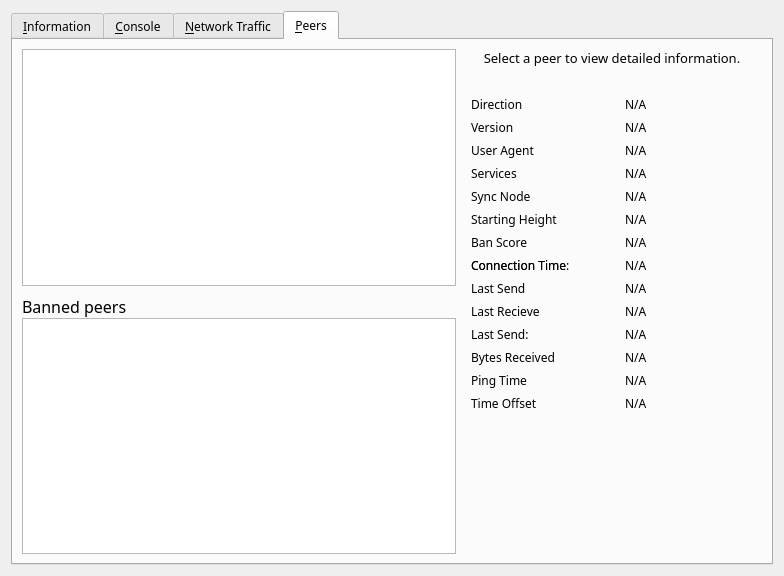
<?xml version="1.0" encoding="UTF-8"?>
<ui version="4.0">
 <class>RPCConsole</class>
 <widget class="QWidget" name="RPCConsole">
  <property name="geometry">
   <rect>
    <x>0</x>
    <y>0</y>
    <width>784</width>
    <height>576</height>
   </rect>
  </property>
  <property name="font">
   <font>
    <family>Sawasdee</family>
   </font>
  </property>
  <property name="windowTitle">
   <string>Debug window</string>
  </property>
  <layout class="QVBoxLayout" name="verticalLayout_2">
   <item>
    <widget class="QTabWidget" name="tabWidget">
     <property name="currentIndex">
      <number>3</number>
     </property>
     <widget class="QWidget" name="tab_info">
      <attribute name="title">
       <string>&amp;Information</string>
      </attribute>
      <layout class="QGridLayout" name="gridLayout" columnstretch="0,1">
       <property name="horizontalSpacing">
        <number>12</number>
       </property>
       <item row="0" column="0">
        <widget class="QLabel" name="label_9">
         <property name="font">
          <font>
           <weight>75</weight>
           <bold>true</bold>
          </font>
         </property>
         <property name="text">
          <string>General</string>
         </property>
        </widget>
       </item>
       <item row="1" column="0">
        <widget class="QLabel" name="label_5">
         <property name="text">
          <string>Client name</string>
         </property>
        </widget>
       </item>
       <item row="1" column="1">
        <widget class="QLabel" name="clientName">
         <property name="cursor">
          <cursorShape>IBeamCursor</cursorShape>
         </property>
         <property name="text">
          <string>N/A</string>
         </property>
         <property name="textFormat">
          <enum>Qt::PlainText</enum>
         </property>
         <property name="textInteractionFlags">
          <set>Qt::LinksAccessibleByMouse|Qt::TextSelectableByKeyboard|Qt::TextSelectableByMouse</set>
         </property>
        </widget>
       </item>
       <item row="2" column="0">
        <widget class="QLabel" name="label_6">
         <property name="text">
          <string>Client version</string>
         </property>
        </widget>
       </item>
       <item row="2" column="1">
        <widget class="QLabel" name="clientVersion">
         <property name="cursor">
          <cursorShape>IBeamCursor</cursorShape>
         </property>
         <property name="text">
          <string>N/A</string>
         </property>
         <property name="textFormat">
          <enum>Qt::PlainText</enum>
         </property>
         <property name="textInteractionFlags">
          <set>Qt::LinksAccessibleByMouse|Qt::TextSelectableByKeyboard|Qt::TextSelectableByMouse</set>
         </property>
        </widget>
       </item>
       <item row="3" column="0">
        <widget class="QLabel" name="label_14">
         <property name="text">
          <string>Using OpenSSL version</string>
         </property>
         <property name="indent">
          <number>10</number>
         </property>
        </widget>
       </item>
       <item row="3" column="1">
        <widget class="QLabel" name="openSSLVersion">
         <property name="cursor">
          <cursorShape>IBeamCursor</cursorShape>
         </property>
         <property name="text">
          <string>N/A</string>
         </property>
         <property name="textFormat">
          <enum>Qt::PlainText</enum>
         </property>
         <property name="textInteractionFlags">
          <set>Qt::LinksAccessibleByMouse|Qt::TextSelectableByKeyboard|Qt::TextSelectableByMouse</set>
         </property>
        </widget>
       </item>
       <item row="4" column="0">
        <widget class="QLabel" name="label_12">
         <property name="text">
          <string>Build date</string>
         </property>
        </widget>
       </item>
       <item row="4" column="1">
        <widget class="QLabel" name="buildDate">
         <property name="cursor">
          <cursorShape>IBeamCursor</cursorShape>
         </property>
         <property name="text">
          <string>N/A</string>
         </property>
         <property name="textFormat">
          <enum>Qt::PlainText</enum>
         </property>
         <property name="textInteractionFlags">
          <set>Qt::LinksAccessibleByMouse|Qt::TextSelectableByKeyboard|Qt::TextSelectableByMouse</set>
         </property>
        </widget>
       </item>
       <item row="5" column="0">
        <widget class="QLabel" name="label_13">
         <property name="text">
          <string>Startup time</string>
         </property>
        </widget>
       </item>
       <item row="5" column="1">
        <widget class="QLabel" name="startupTime">
         <property name="cursor">
          <cursorShape>IBeamCursor</cursorShape>
         </property>
         <property name="text">
          <string>N/A</string>
         </property>
         <property name="textFormat">
          <enum>Qt::PlainText</enum>
         </property>
         <property name="textInteractionFlags">
          <set>Qt::LinksAccessibleByMouse|Qt::TextSelectableByKeyboard|Qt::TextSelectableByMouse</set>
         </property>
        </widget>
       </item>
       <item row="6" column="0">
        <widget class="QLabel" name="label_11">
         <property name="font">
          <font>
           <weight>75</weight>
           <bold>true</bold>
          </font>
         </property>
         <property name="text">
          <string>Network</string>
         </property>
        </widget>
       </item>
       <item row="7" column="0">
        <widget class="QLabel" name="label_8">
         <property name="text">
          <string>Name</string>
         </property>
        </widget>
       </item>
       <item row="7" column="1">
        <widget class="QLabel" name="networkName">
         <property name="cursor">
          <cursorShape>IBeamCursor</cursorShape>
         </property>
         <property name="text">
          <string>N/A</string>
         </property>
         <property name="textFormat">
          <enum>Qt::PlainText</enum>
         </property>
         <property name="textInteractionFlags">
          <set>Qt::LinksAccessibleByMouse|Qt::TextSelectableByKeyboard|Qt::TextSelectableByMouse</set>
         </property>
        </widget>
       </item>
       <item row="8" column="0">
        <widget class="QLabel" name="masternodeCountLabel">
         <property name="text">
          <string>Number of Masternodes</string>
         </property>
        </widget>
       </item>
       <item row="8" column="1">
        <widget class="QLabel" name="masternodeCount">
         <property name="text">
          <string>N/A</string>
         </property>
        </widget>
       </item>
       <item row="9" column="0">
        <widget class="QLabel" name="label_7">
         <property name="text">
          <string>Number of connections</string>
         </property>
        </widget>
       </item>
       <item row="9" column="1">
        <widget class="QLabel" name="numberOfConnections">
         <property name="cursor">
          <cursorShape>IBeamCursor</cursorShape>
         </property>
         <property name="text">
          <string>N/A</string>
         </property>
         <property name="textFormat">
          <enum>Qt::PlainText</enum>
         </property>
         <property name="textInteractionFlags">
          <set>Qt::LinksAccessibleByMouse|Qt::TextSelectableByKeyboard|Qt::TextSelectableByMouse</set>
         </property>
        </widget>
       </item>
       <item row="10" column="0">
        <widget class="QLabel" name="label_10">
         <property name="font">
          <font>
           <weight>75</weight>
           <bold>true</bold>
          </font>
         </property>
         <property name="text">
          <string>Block chain</string>
         </property>
        </widget>
       </item>
       <item row="11" column="0">
        <widget class="QLabel" name="label_3">
         <property name="text">
          <string>Current number of blocks</string>
         </property>
        </widget>
       </item>
       <item row="11" column="1">
        <widget class="QLabel" name="numberOfBlocks">
         <property name="cursor">
          <cursorShape>IBeamCursor</cursorShape>
         </property>
         <property name="text">
          <string>N/A</string>
         </property>
         <property name="textFormat">
          <enum>Qt::PlainText</enum>
         </property>
         <property name="textInteractionFlags">
          <set>Qt::LinksAccessibleByMouse|Qt::TextSelectableByKeyboard|Qt::TextSelectableByMouse</set>
         </property>
        </widget>
       </item>
       <item row="12" column="0">
        <widget class="QLabel" name="label_2">
         <property name="text">
          <string>Last block time</string>
         </property>
        </widget>
       </item>
       <item row="12" column="1">
        <widget class="QLabel" name="lastBlockTime">
         <property name="cursor">
          <cursorShape>IBeamCursor</cursorShape>
         </property>
         <property name="text">
          <string>N/A</string>
         </property>
         <property name="textFormat">
          <enum>Qt::PlainText</enum>
         </property>
         <property name="textInteractionFlags">
          <set>Qt::LinksAccessibleByMouse|Qt::TextSelectableByKeyboard|Qt::TextSelectableByMouse</set>
         </property>
        </widget>
       </item>
       <item row="13" column="0">
        <spacer name="verticalSpacer_2">
         <property name="orientation">
          <enum>Qt::Vertical</enum>
         </property>
         <property name="sizeHint" stdset="0">
          <size>
           <width>20</width>
           <height>20</height>
          </size>
         </property>
        </spacer>
       </item>
       <item row="14" column="0">
        <widget class="QLabel" name="labelDebugLogfile">
         <property name="font">
          <font>
           <weight>75</weight>
           <bold>true</bold>
          </font>
         </property>
         <property name="text">
          <string>Debug log file</string>
         </property>
        </widget>
       </item>
       <item row="15" column="0">
        <widget class="QPushButton" name="openDebugLogfileButton">
         <property name="toolTip">
          <string>Open the Syndicate debug log file from the current data directory. This can take a few seconds for large log files.</string>
         </property>
         <property name="text">
          <string>&amp;Open</string>
         </property>
         <property name="autoDefault">
          <bool>false</bool>
         </property>
        </widget>
       </item>
       <item row="16" column="0">
        <spacer name="verticalSpacer">
         <property name="orientation">
          <enum>Qt::Vertical</enum>
         </property>
         <property name="sizeHint" stdset="0">
          <size>
           <width>20</width>
           <height>40</height>
          </size>
         </property>
        </spacer>
       </item>
      </layout>
     </widget>
     <widget class="QWidget" name="tab_console">
      <attribute name="title">
       <string>&amp;Console</string>
      </attribute>
      <layout class="QVBoxLayout" name="verticalLayout_3">
       <property name="spacing">
        <number>3</number>
       </property>
       <item>
        <widget class="QTextEdit" name="messagesWidget">
         <property name="minimumSize">
          <size>
           <width>0</width>
           <height>100</height>
          </size>
         </property>
         <property name="readOnly">
          <bool>true</bool>
         </property>
         <property name="tabKeyNavigation" stdset="0">
          <bool>false</bool>
         </property>
         <property name="columnCount" stdset="0">
          <number>2</number>
         </property>
        </widget>
       </item>
       <item>
        <layout class="QHBoxLayout" name="horizontalLayout">
         <property name="spacing">
          <number>3</number>
         </property>
         <item>
          <widget class="QLabel" name="label">
           <property name="text">
            <string notr="true">&gt;</string>
           </property>
          </widget>
         </item>
         <item>
          <widget class="QLineEdit" name="lineEdit"/>
         </item>
         <item>
          <widget class="QPushButton" name="clearButton">
           <property name="maximumSize">
            <size>
             <width>24</width>
             <height>24</height>
            </size>
           </property>
           <property name="toolTip">
            <string>Clear console</string>
           </property>
           <property name="text">
            <string/>
           </property>
           <property name="icon">
            <iconset resource="../syndicate.qrc">
             <normaloff>:/icons/remove</normaloff>:/icons/remove</iconset>
           </property>
           <property name="shortcut">
            <string notr="true">Ctrl+L</string>
           </property>
           <property name="autoDefault">
            <bool>false</bool>
           </property>
          </widget>
         </item>
        </layout>
       </item>
      </layout>
     </widget>
     <widget class="QWidget" name="tab_nettraffic">
      <attribute name="title">
       <string>&amp;Network Traffic</string>
      </attribute>
      <layout class="QHBoxLayout" name="horizontalLayout_3">
       <item>
        <layout class="QVBoxLayout" name="verticalLayout_4">
         <item>
          <widget class="TrafficGraphWidget" name="trafficGraph" native="true">
           <property name="sizePolicy">
            <sizepolicy hsizetype="Expanding" vsizetype="Expanding">
             <horstretch>0</horstretch>
             <verstretch>0</verstretch>
            </sizepolicy>
           </property>
          </widget>
         </item>
         <item>
          <layout class="QHBoxLayout" name="horizontalLayout_2">
           <item>
            <widget class="QSlider" name="sldGraphRange">
             <property name="minimum">
              <number>1</number>
             </property>
             <property name="maximum">
              <number>288</number>
             </property>
             <property name="pageStep">
              <number>12</number>
             </property>
             <property name="value">
              <number>6</number>
             </property>
             <property name="orientation">
              <enum>Qt::Horizontal</enum>
             </property>
            </widget>
           </item>
           <item>
            <widget class="QLabel" name="lblGraphRange">
             <property name="minimumSize">
              <size>
               <width>100</width>
               <height>0</height>
              </size>
             </property>
             <property name="alignment">
              <set>Qt::AlignCenter</set>
             </property>
            </widget>
           </item>
           <item>
            <widget class="QPushButton" name="btnClearTrafficGraph">
             <property name="text">
              <string>&amp;Clear</string>
             </property>
            </widget>
           </item>
          </layout>
         </item>
        </layout>
       </item>
       <item>
        <layout class="QVBoxLayout" name="verticalLayout">
         <item>
          <widget class="QGroupBox" name="groupBox">
           <property name="title">
            <string>Totals</string>
           </property>
           <layout class="QVBoxLayout" name="verticalLayout_5">
            <item>
             <layout class="QHBoxLayout" name="horizontalLayout_4">
              <item>
               <widget class="Line" name="line">
                <property name="sizePolicy">
                 <sizepolicy hsizetype="Fixed" vsizetype="Fixed">
                  <horstretch>0</horstretch>
                  <verstretch>0</verstretch>
                 </sizepolicy>
                </property>
                <property name="minimumSize">
                 <size>
                  <width>10</width>
                  <height>0</height>
                 </size>
                </property>
                <property name="palette">
                 <palette>
                  <active>
                   <colorrole role="Light">
                    <brush brushstyle="SolidPattern">
                     <color alpha="255">
                      <red>0</red>
                      <green>255</green>
                      <blue>0</blue>
                     </color>
                    </brush>
                   </colorrole>
                  </active>
                  <inactive>
                   <colorrole role="Light">
                    <brush brushstyle="SolidPattern">
                     <color alpha="255">
                      <red>0</red>
                      <green>255</green>
                      <blue>0</blue>
                     </color>
                    </brush>
                   </colorrole>
                  </inactive>
                  <disabled>
                   <colorrole role="Light">
                    <brush brushstyle="SolidPattern">
                     <color alpha="255">
                      <red>0</red>
                      <green>255</green>
                      <blue>0</blue>
                     </color>
                    </brush>
                   </colorrole>
                  </disabled>
                 </palette>
                </property>
                <property name="orientation">
                 <enum>Qt::Horizontal</enum>
                </property>
               </widget>
              </item>
              <item>
               <widget class="QLabel" name="label_16">
                <property name="text">
                 <string>In:</string>
                </property>
               </widget>
              </item>
              <item>
               <widget class="QLabel" name="lblBytesIn">
                <property name="minimumSize">
                 <size>
                  <width>50</width>
                  <height>0</height>
                 </size>
                </property>
                <property name="alignment">
                 <set>Qt::AlignRight|Qt::AlignTrailing|Qt::AlignVCenter</set>
                </property>
               </widget>
              </item>
             </layout>
            </item>
            <item>
             <layout class="QHBoxLayout" name="horizontalLayout_5">
              <item>
               <widget class="Line" name="line_2">
                <property name="sizePolicy">
                 <sizepolicy hsizetype="Fixed" vsizetype="Fixed">
                  <horstretch>0</horstretch>
                  <verstretch>0</verstretch>
                 </sizepolicy>
                </property>
                <property name="minimumSize">
                 <size>
                  <width>10</width>
                  <height>0</height>
                 </size>
                </property>
                <property name="palette">
                 <palette>
                  <active>
                   <colorrole role="Light">
                    <brush brushstyle="SolidPattern">
                     <color alpha="255">
                      <red>255</red>
                      <green>0</green>
                      <blue>0</blue>
                     </color>
                    </brush>
                   </colorrole>
                  </active>
                  <inactive>
                   <colorrole role="Light">
                    <brush brushstyle="SolidPattern">
                     <color alpha="255">
                      <red>255</red>
                      <green>0</green>
                      <blue>0</blue>
                     </color>
                    </brush>
                   </colorrole>
                  </inactive>
                  <disabled>
                   <colorrole role="Light">
                    <brush brushstyle="SolidPattern">
                     <color alpha="255">
                      <red>255</red>
                      <green>0</green>
                      <blue>0</blue>
                     </color>
                    </brush>
                   </colorrole>
                  </disabled>
                 </palette>
                </property>
                <property name="orientation">
                 <enum>Qt::Horizontal</enum>
                </property>
               </widget>
              </item>
              <item>
               <widget class="QLabel" name="label_17">
                <property name="text">
                 <string>Out:</string>
                </property>
               </widget>
              </item>
              <item>
               <widget class="QLabel" name="lblBytesOut">
                <property name="minimumSize">
                 <size>
                  <width>50</width>
                  <height>0</height>
                 </size>
                </property>
                <property name="alignment">
                 <set>Qt::AlignRight|Qt::AlignTrailing|Qt::AlignVCenter</set>
                </property>
               </widget>
              </item>
             </layout>
            </item>
            <item>
             <spacer name="verticalSpacer_4">
              <property name="orientation">
               <enum>Qt::Vertical</enum>
              </property>
              <property name="sizeHint" stdset="0">
               <size>
                <width>20</width>
                <height>407</height>
               </size>
              </property>
             </spacer>
            </item>
           </layout>
          </widget>
         </item>
        </layout>
       </item>
      </layout>
     </widget>
     <widget class="QWidget" name="tab_peers">
      <attribute name="title">
       <string>&amp;Peers</string>
      </attribute>
      <layout class="QGridLayout" name="gridLayout_2">
       <item row="0" column="0" rowspan="2">
        <layout class="QVBoxLayout" name="verticalLayout_101">
         <property name="spacing">
          <number>0</number>
         </property>
         <item>
          <widget class="QTableView" name="peerWidget">
           <property name="horizontalScrollBarPolicy">
            <enum>Qt::ScrollBarAsNeeded</enum>
           </property>
           <property name="sortingEnabled">
            <bool>true</bool>
           </property>
           <attribute name="horizontalHeaderHighlightSections">
            <bool>false</bool>
           </attribute>
          </widget>
         </item>
         <item>
          <widget class="QLabel" name="banHeading">
           <property name="sizePolicy">
            <sizepolicy hsizetype="Preferred" vsizetype="Minimum">
             <horstretch>0</horstretch>
             <verstretch>0</verstretch>
            </sizepolicy>
           </property>
           <property name="minimumSize">
            <size>
             <width>300</width>
             <height>32</height>
            </size>
           </property>
           <property name="maximumSize">
            <size>
             <width>16777215</width>
             <height>32</height>
            </size>
           </property>
           <property name="font">
            <font>
             <pointsize>12</pointsize>
            </font>
           </property>
           <property name="cursor">
            <cursorShape>IBeamCursor</cursorShape>
           </property>
           <property name="text">
            <string>Banned peers</string>
           </property>
           <property name="alignment">
            <set>Qt::AlignBottom|Qt::AlignLeading|Qt::AlignLeft</set>
           </property>
           <property name="wordWrap">
            <bool>true</bool>
           </property>
           <property name="textInteractionFlags">
            <set>Qt::NoTextInteraction</set>
           </property>
          </widget>
         </item>
         <item>
          <widget class="QTableView" name="banlistWidget">
           <property name="sizePolicy">
            <sizepolicy hsizetype="Expanding" vsizetype="Expanding">
             <horstretch>0</horstretch>
             <verstretch>0</verstretch>
            </sizepolicy>
           </property>
           <property name="horizontalScrollBarPolicy">
            <enum>Qt::ScrollBarAsNeeded</enum>
           </property>
           <property name="sortingEnabled">
            <bool>true</bool>
           </property>
           <attribute name="horizontalHeaderHighlightSections">
            <bool>false</bool>
           </attribute>
          </widget>
         </item>
        </layout>
       </item>
       <item row="0" column="1">
        <widget class="QLabel" name="peerHeading">
         <property name="sizePolicy">
          <sizepolicy hsizetype="Preferred" vsizetype="Minimum">
           <horstretch>0</horstretch>
           <verstretch>0</verstretch>
          </sizepolicy>
         </property>
         <property name="minimumSize">
          <size>
           <width>300</width>
           <height>32</height>
          </size>
         </property>
         <property name="font">
          <font>
           <pointsize>10</pointsize>
          </font>
         </property>
         <property name="cursor">
          <cursorShape>IBeamCursor</cursorShape>
         </property>
         <property name="text">
          <string>Select a peer to view detailed information.</string>
         </property>
         <property name="alignment">
          <set>Qt::AlignHCenter|Qt::AlignTop</set>
         </property>
         <property name="wordWrap">
          <bool>true</bool>
         </property>
         <property name="textInteractionFlags">
          <set>Qt::LinksAccessibleByMouse|Qt::TextSelectableByKeyboard|Qt::TextSelectableByMouse</set>
         </property>
        </widget>
       </item>
       <item row="1" column="1">
        <widget class="QWidget" name="detailWidget" native="true">
         <property name="minimumSize">
          <size>
           <width>300</width>
           <height>0</height>
          </size>
         </property>
         <layout class="QGridLayout" name="gridLayout_3">
          <item row="0" column="0">
           <widget class="QLabel" name="label_23">
            <property name="text">
             <string>Direction</string>
            </property>
           </widget>
          </item>
          <item row="0" column="2">
           <widget class="QLabel" name="peerDirection">
            <property name="cursor">
             <cursorShape>IBeamCursor</cursorShape>
            </property>
            <property name="text">
             <string>N/A</string>
            </property>
            <property name="textFormat">
             <enum>Qt::PlainText</enum>
            </property>
            <property name="textInteractionFlags">
             <set>Qt::LinksAccessibleByMouse|Qt::TextSelectableByKeyboard|Qt::TextSelectableByMouse</set>
            </property>
           </widget>
          </item>
          <item row="1" column="0">
           <widget class="QLabel" name="label_21">
            <property name="text">
             <string>Version</string>
            </property>
           </widget>
          </item>
          <item row="2" column="0">
           <widget class="QLabel" name="label_28">
            <property name="cursor">
             <cursorShape>IBeamCursor</cursorShape>
            </property>
            <property name="text">
             <string>User Agent</string>
            </property>
            <property name="textFormat">
             <enum>Qt::PlainText</enum>
            </property>
            <property name="textInteractionFlags">
             <set>Qt::LinksAccessibleByMouse|Qt::TextSelectableByKeyboard|Qt::TextSelectableByMouse</set>
            </property>
           </widget>
          </item>
          <item row="2" column="2">
           <widget class="QLabel" name="peerSubversion">
            <property name="cursor">
             <cursorShape>IBeamCursor</cursorShape>
            </property>
            <property name="text">
             <string>N/A</string>
            </property>
            <property name="textFormat">
             <enum>Qt::PlainText</enum>
            </property>
            <property name="textInteractionFlags">
             <set>Qt::LinksAccessibleByMouse|Qt::TextSelectableByKeyboard|Qt::TextSelectableByMouse</set>
            </property>
           </widget>
          </item>
          <item row="3" column="0">
           <widget class="QLabel" name="label_4">
            <property name="text">
             <string>Services</string>
            </property>
           </widget>
          </item>
          <item row="3" column="2">
           <widget class="QLabel" name="peerServices">
            <property name="cursor">
             <cursorShape>IBeamCursor</cursorShape>
            </property>
            <property name="text">
             <string>N/A</string>
            </property>
            <property name="textFormat">
             <enum>Qt::PlainText</enum>
            </property>
            <property name="textInteractionFlags">
             <set>Qt::LinksAccessibleByMouse|Qt::TextSelectableByKeyboard|Qt::TextSelectableByMouse</set>
            </property>
           </widget>
          </item>
          <item row="8" column="0">
           <widget class="QLabel" name="label_22">
            <property name="text">
             <string>Connection Time:</string>
            </property>
           </widget>
          </item>
          <item row="4" column="0">
           <widget class="QLabel" name="label_25">
            <property name="text">
             <string>Sync Node</string>
            </property>
           </widget>
          </item>
          <item row="4" column="2">
           <widget class="QLabel" name="peerSyncNode">
            <property name="cursor">
             <cursorShape>IBeamCursor</cursorShape>
            </property>
            <property name="text">
             <string>N/A</string>
            </property>
            <property name="textFormat">
             <enum>Qt::PlainText</enum>
            </property>
            <property name="textInteractionFlags">
             <set>Qt::LinksAccessibleByMouse|Qt::TextSelectableByKeyboard|Qt::TextSelectableByMouse</set>
            </property>
           </widget>
          </item>
          <item row="5" column="0">
           <widget class="QLabel" name="label_29">
            <property name="text">
             <string>Starting Height</string>
            </property>
           </widget>
          </item>
          <item row="5" column="2">
           <widget class="QLabel" name="peerHeight">
            <property name="cursor">
             <cursorShape>IBeamCursor</cursorShape>
            </property>
            <property name="text">
             <string>N/A</string>
            </property>
            <property name="textFormat">
             <enum>Qt::PlainText</enum>
            </property>
            <property name="textInteractionFlags">
             <set>Qt::LinksAccessibleByMouse|Qt::TextSelectableByKeyboard|Qt::TextSelectableByMouse</set>
            </property>
           </widget>
          </item>
          <item row="7" column="0">
           <widget class="QLabel" name="label_24">
            <property name="text">
             <string>Ban Score</string>
            </property>
           </widget>
          </item>
          <item row="7" column="2">
           <widget class="QLabel" name="peerBanScore">
            <property name="cursor">
             <cursorShape>IBeamCursor</cursorShape>
            </property>
            <property name="text">
             <string>N/A</string>
            </property>
            <property name="textFormat">
             <enum>Qt::PlainText</enum>
            </property>
            <property name="textInteractionFlags">
             <set>Qt::LinksAccessibleByMouse|Qt::TextSelectableByKeyboard|Qt::TextSelectableByMouse</set>
            </property>
           </widget>
          </item>
          <item row="8" column="0">
           <widget class="QLabel" name="connectionTime">
            <property name="text">
             <string>Connection Time</string>
            </property>
           </widget>
          </item>
          <item row="8" column="2">
           <widget class="QLabel" name="peerConnTime">
            <property name="cursor">
             <cursorShape>IBeamCursor</cursorShape>
            </property>
            <property name="text">
             <string>N/A</string>
            </property>
            <property name="textFormat">
             <enum>Qt::PlainText</enum>
            </property>
            <property name="textInteractionFlags">
             <set>Qt::LinksAccessibleByMouse|Qt::TextSelectableByKeyboard|Qt::TextSelectableByMouse</set>
            </property>
           </widget>
          </item>
          <item row="9" column="0">
           <widget class="QLabel" name="label_15">
            <property name="text">
             <string>Last Send</string>
            </property>
           </widget>
          </item>
          <item row="9" column="2">
           <widget class="QLabel" name="peerLastSend">
            <property name="cursor">
             <cursorShape>IBeamCursor</cursorShape>
            </property>
            <property name="text">
             <string>N/A</string>
            </property>
            <property name="textFormat">
             <enum>Qt::PlainText</enum>
            </property>
            <property name="textInteractionFlags">
             <set>Qt::LinksAccessibleByMouse|Qt::TextSelectableByKeyboard|Qt::TextSelectableByMouse</set>
            </property>
           </widget>
          </item>
          <item row="10" column="0">
           <widget class="QLabel" name="label_19">
            <property name="text">
             <string>Last Recieve</string>
            </property>
           </widget>
          </item>
          <item row="10" column="2">
           <widget class="QLabel" name="peerLastRecv">
            <property name="cursor">
             <cursorShape>IBeamCursor</cursorShape>
            </property>
            <property name="text">
             <string>N/A</string>
            </property>
            <property name="textFormat">
             <enum>Qt::PlainText</enum>
            </property>
            <property name="textInteractionFlags">
             <set>Qt::LinksAccessibleByMouse|Qt::TextSelectableByKeyboard|Qt::TextSelectableByMouse</set>
            </property>
           </widget>
          </item>
          <item row="11" column="0">
           <widget class="QLabel" name="label_18">
            <property name="text">
             <string>Last Send:</string>
            </property>
           </widget>
          </item>
          <item row="11" column="2">
           <widget class="QLabel" name="peerBytesSent">
            <property name="cursor">
             <cursorShape>IBeamCursor</cursorShape>
            </property>
            <property name="text">
             <string>N/A</string>
            </property>
            <property name="textFormat">
             <enum>Qt::PlainText</enum>
            </property>
            <property name="textInteractionFlags">
             <set>Qt::LinksAccessibleByMouse|Qt::TextSelectableByKeyboard|Qt::TextSelectableByMouse</set>
            </property>
           </widget>
          </item>
          <item row="12" column="0">
           <widget class="QLabel" name="label_20">
            <property name="text">
             <string>Bytes Received</string>
            </property>
           </widget>
          </item>
          <item row="12" column="2">
           <widget class="QLabel" name="peerBytesRecv">
            <property name="cursor">
             <cursorShape>IBeamCursor</cursorShape>
            </property>
            <property name="text">
             <string>N/A</string>
            </property>
            <property name="textFormat">
             <enum>Qt::PlainText</enum>
            </property>
            <property name="textInteractionFlags">
             <set>Qt::LinksAccessibleByMouse|Qt::TextSelectableByKeyboard|Qt::TextSelectableByMouse</set>
            </property>
           </widget>
          </item>
          <item row="13" column="0">
           <widget class="QLabel" name="label_26">
            <property name="text">
             <string>Ping Time</string>
            </property>
           </widget>
          </item>
          <item row="13" column="2">
           <widget class="QLabel" name="peerPingTime">
            <property name="cursor">
             <cursorShape>IBeamCursor</cursorShape>
            </property>
            <property name="text">
             <string>N/A</string>
            </property>
            <property name="textFormat">
             <enum>Qt::PlainText</enum>
            </property>
            <property name="textInteractionFlags">
             <set>Qt::LinksAccessibleByMouse|Qt::TextSelectableByKeyboard|Qt::TextSelectableByMouse</set>
            </property>
           </widget>
          </item>
          <item row="14" column="0">
           <widget class="QLabel" name="label_timeoffset">
            <property name="text">
             <string>Time Offset</string>
            </property>
           </widget>
          </item>
          <item row="14" column="2">
           <widget class="QLabel" name="timeoffset">
            <property name="cursor">
             <cursorShape>IBeamCursor</cursorShape>
            </property>
            <property name="text">
             <string>N/A</string>
            </property>
            <property name="textFormat">
             <enum>Qt::PlainText</enum>
            </property>
            <property name="textInteractionFlags">
             <set>Qt::LinksAccessibleByMouse|Qt::TextSelectableByKeyboard|Qt::TextSelectableByMouse</set>
            </property>
           </widget>
          </item>
          <item row="15" column="1">
           <spacer name="verticalSpacer_3">
            <property name="orientation">
             <enum>Qt::Vertical</enum>
            </property>
            <property name="sizeHint" stdset="0">
             <size>
              <width>20</width>
              <height>40</height>
             </size>
            </property>
           </spacer>
          </item>
          <item row="1" column="2">
           <widget class="QLabel" name="peerVersion">
            <property name="text">
             <string>N/A</string>
            </property>
           </widget>
          </item>
         </layout>
        </widget>
       </item>
      </layout>
     </widget>
    </widget>
   </item>
  </layout>
 </widget>
 <customwidgets>
  <customwidget>
   <class>TrafficGraphWidget</class>
   <extends>QWidget</extends>
   <header>trafficgraphwidget.h</header>
   <container>1</container>
   <slots>
    <slot>clear()</slot>
   </slots>
  </customwidget>
 </customwidgets>
 <resources>
  <include location="../syndicate.qrc"/>
 </resources>
 <connections/>
</ui>
